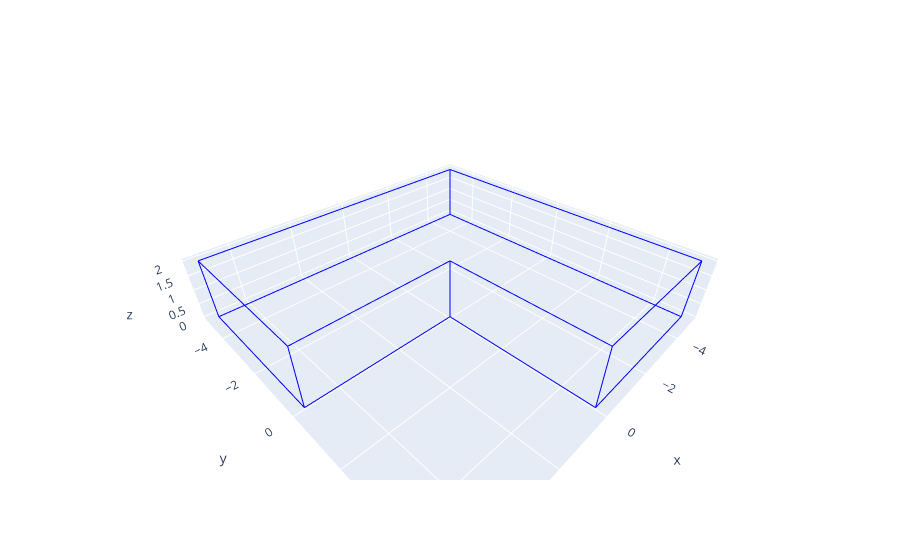

Write notebook code for a chart like this one.
### Code cell
from nebula.workplane import Workplane
from nebula.render.visualization import show

profile = (
    Workplane.init("XY")
    .rect(10, 10)
    .rect(10,10, centered=False)
    .extrude(2)
)
profile.plot()

### Figure 1 — Plotly figure (JSON) as saved in the notebook; plotly's stock layout.template omitted (floating-point values rounded to 4 significant figures)
{"data": [{"line": {"color": "blue", "width": 2}, "mode": "lines", "type": "scatter3d", "x": [-5, -5, null, -5, 0, null, 0, 0, null, 0, 5, null, 5, 5, null, 5, -5, null, -5, 5, null, 5, 5, null, 5, 0, null, 0, 0, null, 0, -5, null, -5, -5, null, -5, 5, null, 5, 5, null, 5, -5, null, -5, -5, null, 5, 5, null, 5, 5, null, 5, 5, null, 5, 5, null, 5, 0, null, 0, 0, null, 0, 5, null, 5, 5, null, 0, 0, null, 0, 0, null, 0, 0, null, 0, 0, null, 0, -5, null, -5, -5, null, -5, 0, null, 0, 0, null, -5, -5, null, -5, -5, null, -5, -5, null, -5, -5, null], "y": [-5, 5, null, 5, 5, null, 5, 0, null, 0, 0, null, 0, -5, null, -5, -5, null, -5, -5, null, -5, 0, null, 0, 0, null, 0, 5, null, 5, 5, null, 5, -5, null, -5, -5, null, -5, -5, null, -5, -5, null, -5, -5, null, -5, 0, null, 0, 0, null, 0, -5, null, -5, -5, null, 0, 0, null, 0, 0, null, 0, 0, null, 0, 0, null, 0, 5, null, 5, 5, null, 5, 0, null, 0, 0, null, 5, 5, null, 5, 5, null, 5, 5, null, 5, 5, null, 5, -5, null, -5, -5, null, -5, 5, null, 5, 5, null], "z": [0, 0, null, 0, 0, null, 0, 0, null, 0, 0, null, 0, 0, null, 0, 0, null, 2, 2, null, 2, 2, null, 2, 2, null, 2, 2, null, 2, 2, null, 2, 2, null, 0, 0, null, 0, 2, null, 2, 2, null, 2, 0, null, 0, 0, null, 0, 2, null, 2, 2, null, 2, 0, null, 0, 0, null, 0, 2, null, 2, 2, null, 2, 0, null, 0, 0, null, 0, 2, null, 2, 2, null, 2, 0, null, 0, 0, null, 0, 2, null, 2, 2, null, 2, 0, null, 0, 0, null, 0, 2, null, 2, 2, null, 2, 0, null]}], "layout": {"scene": {"aspectmode": "data"}}}
